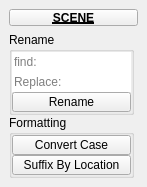
<?xml version="1.0" encoding="UTF-8"?>
<ui version="4.0">
 <class>QtUi</class>
 <widget class="QMainWindow" name="QtUi">
  <property name="enabled">
   <bool>true</bool>
  </property>
  <property name="geometry">
   <rect>
    <x>0</x>
    <y>0</y>
    <width>147</width>
    <height>171</height>
   </rect>
  </property>
  <property name="minimumSize">
   <size>
    <width>0</width>
    <height>0</height>
   </size>
  </property>
  <property name="maximumSize">
   <size>
    <width>999</width>
    <height>999</height>
   </size>
  </property>
  <property name="windowTitle">
   <string>Toolkit</string>
  </property>
  <property name="tabShape">
   <enum>QTabWidget::Triangular</enum>
  </property>
  <property name="dockNestingEnabled">
   <bool>true</bool>
  </property>
  <property name="dockOptions">
   <set>QMainWindow::AllowNestedDocks|QMainWindow::AllowTabbedDocks|QMainWindow::AnimatedDocks|QMainWindow::ForceTabbedDocks</set>
  </property>
  <widget class="QWidget" name="mainWindow">
   <layout class="QVBoxLayout" name="verticalLayout_2">
    <item>
     <widget class="PushButtonDraggable" name="draggable_header">
      <property name="minimumSize">
       <size>
        <width>0</width>
        <height>17</height>
       </size>
      </property>
      <property name="maximumSize">
       <size>
        <width>999</width>
        <height>17</height>
       </size>
      </property>
      <property name="font">
       <font>
        <weight>75</weight>
        <bold>true</bold>
        <underline>true</underline>
       </font>
      </property>
      <property name="text">
       <string>SCENE</string>
      </property>
      <property name="checkable">
       <bool>true</bool>
      </property>
     </widget>
    </item>
    <item>
     <layout class="QVBoxLayout" name="verticalLayout">
      <property name="spacing">
       <number>0</number>
      </property>
      <item>
       <widget class="QGroupBox" name="Naming">
        <property name="minimumSize">
         <size>
          <width>125</width>
          <height>0</height>
         </size>
        </property>
        <property name="maximumSize">
         <size>
          <width>125</width>
          <height>999</height>
         </size>
        </property>
        <property name="title">
         <string>Rename</string>
        </property>
        <layout class="QVBoxLayout" name="verticalLayout_3">
         <property name="spacing">
          <number>0</number>
         </property>
         <property name="leftMargin">
          <number>0</number>
         </property>
         <property name="topMargin">
          <number>0</number>
         </property>
         <property name="rightMargin">
          <number>0</number>
         </property>
         <property name="bottomMargin">
          <number>0</number>
         </property>
         <item>
          <widget class="LineEdit" name="t000">
           <property name="enabled">
            <bool>true</bool>
           </property>
           <property name="minimumSize">
            <size>
             <width>0</width>
             <height>20</height>
            </size>
           </property>
           <property name="maximumSize">
            <size>
             <width>999</width>
             <height>20</height>
            </size>
           </property>
           <property name="toolTip">
            <string>&lt;html&gt;&lt;head/&gt;&lt;body&gt;&lt;p&gt;Rename: &lt;span style=&quot; font-weight:600;&quot;&gt;Find&lt;/span&gt;&lt;/p&gt;&lt;p&gt;Find matches to rename from all scene objects.&lt;/p&gt;&lt;p&gt;If no objects are selected, all scene objects will be renamed.&lt;/p&gt;&lt;p&gt;&lt;span style=&quot; text-decoration: underline;&quot;&gt;standard wildcards:&lt;/span&gt;&lt;/p&gt;&lt;p&gt;string - Search exact.&lt;/p&gt;&lt;p&gt;*string* - Search contains chars.*frm - Search endswith chars.&lt;/p&gt;&lt;p&gt;*string - Search endswith chars.&lt;/p&gt;&lt;p&gt;string* - Search startswith chars.&lt;/p&gt;&lt;p&gt;string|string - Search any of. can be used in conjuction with other modifiers.&lt;/p&gt;&lt;p&gt;&lt;br/&gt;&lt;/p&gt;&lt;p&gt;regex syntax:&lt;/p&gt;&lt;p&gt;(.) match any char. ex. '1..', '1111' #returns the regex object &amp;lt;111&amp;gt;&lt;/p&gt;&lt;p&gt;(^) match start. ex. '^11', '011' #returns None&lt;/p&gt;&lt;p&gt;($) match end. ex. '11$', '011' #returns the regex object &amp;lt;11&amp;gt;&lt;/p&gt;&lt;p&gt;(|) or. ex. re.match('1|0', '011') #returns the regex object &amp;lt;0&amp;gt;&lt;/p&gt;&lt;p&gt;(\A,\Z) beginning of a string and end of a string. ex. '\A011\Z', '011' #&lt;/p&gt;&lt;p&gt;(\b) empty string. (\B matches the empty string anywhere else). '\b(011)\b', '011 011 011' #&lt;/p&gt;&lt;p&gt;&lt;br/&gt;&lt;/p&gt;&lt;/body&gt;&lt;/html&gt;</string>
           </property>
           <property name="layoutDirection">
            <enum>Qt::RightToLeft</enum>
           </property>
           <property name="autoFillBackground">
            <bool>true</bool>
           </property>
           <property name="text">
            <string/>
           </property>
           <property name="maxLength">
            <number>99</number>
           </property>
           <property name="frame">
            <bool>false</bool>
           </property>
           <property name="placeholderText">
            <string>find:</string>
           </property>
          </widget>
         </item>
         <item>
          <widget class="LineEdit" name="t001">
           <property name="enabled">
            <bool>true</bool>
           </property>
           <property name="minimumSize">
            <size>
             <width>0</width>
             <height>20</height>
            </size>
           </property>
           <property name="maximumSize">
            <size>
             <width>999</width>
             <height>20</height>
            </size>
           </property>
           <property name="toolTip">
            <string>&lt;html&gt;&lt;head/&gt;&lt;body&gt;&lt;p&gt;Rename: &lt;span style=&quot; font-weight:600;&quot;&gt;Replace with&lt;/span&gt;&lt;/p&gt;&lt;p&gt;If no objects are selected, all scene objects will be renamed.&lt;/p&gt;&lt;p&gt;&lt;span style=&quot; text-decoration: underline;&quot;&gt;wildcards:&lt;/span&gt;&lt;/p&gt;&lt;p&gt;'' (empty string) - strip from the result.&lt;/p&gt;&lt;p&gt;string - replace all.&lt;/p&gt;&lt;p&gt;*string* - replace only.&lt;/p&gt;&lt;p&gt;*string - replace suffix.&lt;/p&gt;&lt;p&gt;**string - append suffix.&lt;/p&gt;&lt;p&gt;string* - replace prefix.&lt;/p&gt;&lt;p&gt;string** - append prefix.&lt;/p&gt;&lt;/body&gt;&lt;/html&gt;</string>
           </property>
           <property name="layoutDirection">
            <enum>Qt::RightToLeft</enum>
           </property>
           <property name="autoFillBackground">
            <bool>true</bool>
           </property>
           <property name="text">
            <string/>
           </property>
           <property name="maxLength">
            <number>99</number>
           </property>
           <property name="frame">
            <bool>false</bool>
           </property>
           <property name="placeholderText">
            <string>Replace:</string>
           </property>
          </widget>
         </item>
         <item>
          <widget class="QPushButton" name="b000">
           <property name="enabled">
            <bool>true</bool>
           </property>
           <property name="minimumSize">
            <size>
             <width>0</width>
             <height>20</height>
            </size>
           </property>
           <property name="maximumSize">
            <size>
             <width>999</width>
             <height>20</height>
            </size>
           </property>
           <property name="toolTip">
            <string>&lt;html&gt;&lt;head/&gt;&lt;body&gt;&lt;p&gt;Convert the case of scene object names.&lt;/p&gt;&lt;p&gt;If nothing is selected all scene objects will be renamed.&lt;/p&gt;&lt;/body&gt;&lt;/html&gt;</string>
           </property>
           <property name="text">
            <string>Rename</string>
           </property>
           <property name="iconSize">
            <size>
             <width>18</width>
             <height>18</height>
            </size>
           </property>
          </widget>
         </item>
        </layout>
       </widget>
      </item>
      <item>
       <widget class="QGroupBox" name="Formatting">
        <property name="minimumSize">
         <size>
          <width>125</width>
          <height>0</height>
         </size>
        </property>
        <property name="maximumSize">
         <size>
          <width>125</width>
          <height>999</height>
         </size>
        </property>
        <property name="title">
         <string>Formatting</string>
        </property>
        <layout class="QVBoxLayout" name="verticalLayout_4">
         <property name="spacing">
          <number>0</number>
         </property>
         <property name="leftMargin">
          <number>0</number>
         </property>
         <property name="topMargin">
          <number>0</number>
         </property>
         <property name="rightMargin">
          <number>0</number>
         </property>
         <property name="bottomMargin">
          <number>0</number>
         </property>
         <item>
          <widget class="PushButton" name="tb000">
           <property name="enabled">
            <bool>true</bool>
           </property>
           <property name="minimumSize">
            <size>
             <width>0</width>
             <height>20</height>
            </size>
           </property>
           <property name="maximumSize">
            <size>
             <width>999</width>
             <height>20</height>
            </size>
           </property>
           <property name="toolTip">
            <string>&lt;html&gt;&lt;head/&gt;&lt;body&gt;&lt;p&gt;Convert the case of scene object names.&lt;/p&gt;&lt;p&gt;If nothing is selected all scene objects will be renamed.&lt;/p&gt;&lt;/body&gt;&lt;/html&gt;</string>
           </property>
           <property name="text">
            <string>Convert Case</string>
           </property>
           <property name="iconSize">
            <size>
             <width>18</width>
             <height>18</height>
            </size>
           </property>
          </widget>
         </item>
         <item>
          <widget class="PushButton" name="tb001">
           <property name="enabled">
            <bool>true</bool>
           </property>
           <property name="minimumSize">
            <size>
             <width>0</width>
             <height>20</height>
            </size>
           </property>
           <property name="maximumSize">
            <size>
             <width>999</width>
             <height>20</height>
            </size>
           </property>
           <property name="toolTip">
            <string>Rename objects with a suffix defined by its location from origin.</string>
           </property>
           <property name="text">
            <string>Suffix By Location</string>
           </property>
           <property name="iconSize">
            <size>
             <width>18</width>
             <height>18</height>
            </size>
           </property>
          </widget>
         </item>
        </layout>
       </widget>
      </item>
      <item>
       <spacer name="verticalSpacer_2">
        <property name="orientation">
         <enum>Qt::Vertical</enum>
        </property>
        <property name="sizeHint" stdset="0">
         <size>
          <width>20</width>
          <height>40</height>
         </size>
        </property>
       </spacer>
      </item>
     </layout>
    </item>
   </layout>
  </widget>
 </widget>
 <customwidgets>
  <customwidget>
   <class>PushButton</class>
   <extends>QPushButton</extends>
   <header>widgets.pushbutton.h</header>
  </customwidget>
  <customwidget>
   <class>PushButtonDraggable</class>
   <extends>QPushButton</extends>
   <header>widgets.pushbuttondraggable.h</header>
  </customwidget>
  <customwidget>
   <class>LineEdit</class>
   <extends>QLineEdit</extends>
   <header>widgets.lineedit.h</header>
  </customwidget>
 </customwidgets>
 <resources/>
 <connections/>
 <designerdata>
  <property name="gridDeltaX">
   <number>5</number>
  </property>
  <property name="gridDeltaY">
   <number>5</number>
  </property>
  <property name="gridSnapX">
   <bool>true</bool>
  </property>
  <property name="gridSnapY">
   <bool>true</bool>
  </property>
  <property name="gridVisible">
   <bool>true</bool>
  </property>
 </designerdata>
</ui>
